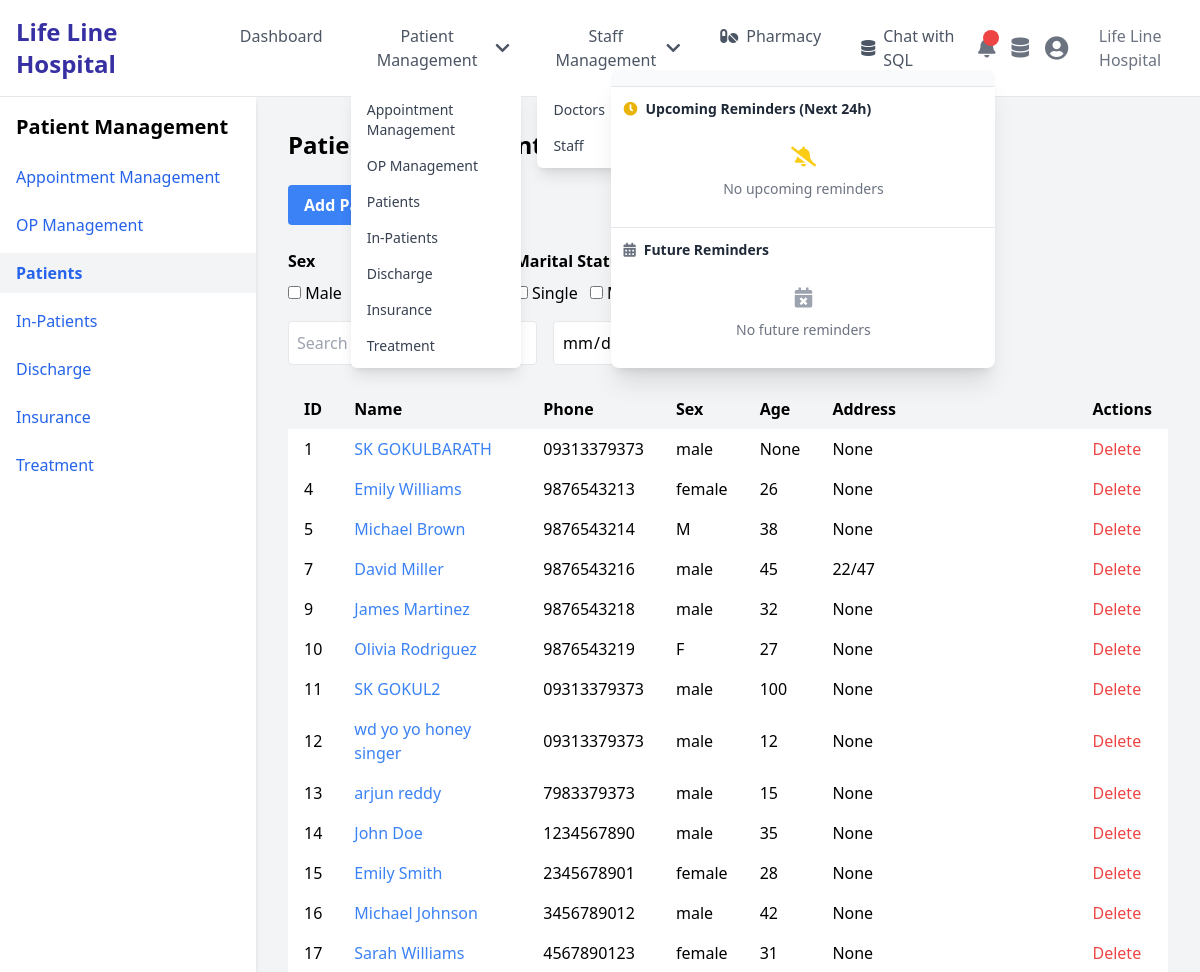
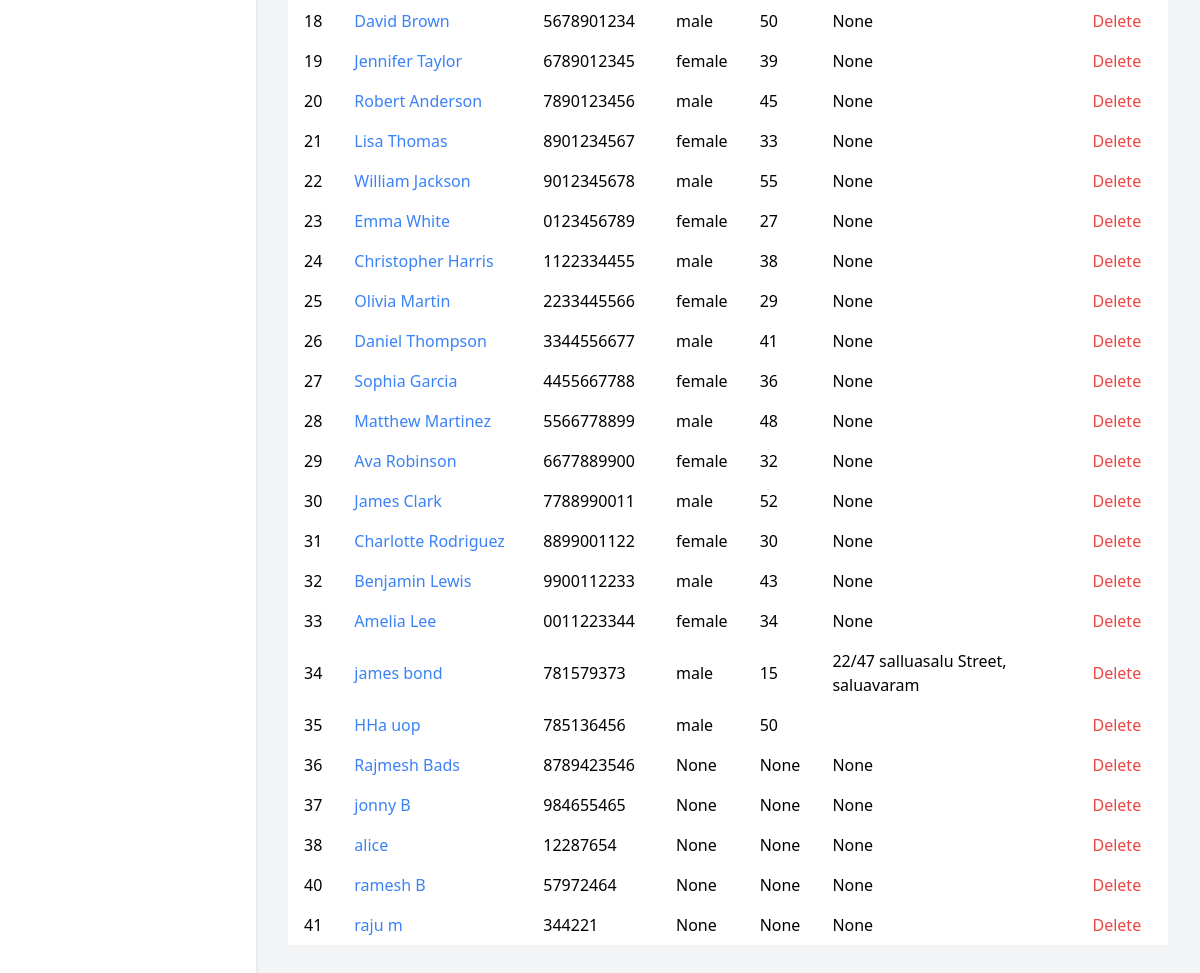
Page /patients on the committed database (2 pictures, top to bottom).
### app/models.py (models this page shows, shortened)
class Patient(db.Model):
    id = db.Column(db.Integer, primary_key=True)
    firstname = db.Column(db.String(100), nullable=False)
    lastname = db.Column(db.String(100), nullable=False)
    mobile = db.Column(db.String(20), nullable=False)
    alternate_mobile = db.Column(db.String(20))
    email = db.Column(db.String(120))
    sex = db.Column(db.String(10))  # Changed nullable to match the database
    age = db.Column(db.Integer)
    marital_status = db.Column(db.String(20))
    occupation = db.Column(db.String(100))
    blood_group = db.Column(db.String(5))
    emergency_contact_person = db.Column(db.String(100))
    emergency_contact_number = db.Column(db.String(20))
    emergency_contact_relation = db.Column(db.String(50))
    created_at = db.Column(db.DateTime, default=datetime.utcnow)  # Changed from registered_on to created_at
    address = db.Column(db.Text)  # Add this line

### app/routes.py (the view, shortened to what this page needs)
@main.route('/patients', methods=['GET', 'POST'])
def patients():
    if request.method == 'GET':
        sex = request.args.getlist('sex')
        marital_status = request.args.getlist('marital_status')
        search = request.args.get('search', '')
        start_date = request.args.get('start_date')
        end_date = request.args.get('end_date')
        query = Patient.query
        if sex:
            query = query.filter(Patient.sex.in_(sex))
        if marital_status:
            query = query.filter(Patient.marital_status.in_(marital_status))
        if search:
            query = query.filter(db.or_(
                Patient.firstname.ilike(f'%{search}%'),
                Patient.lastname.ilike(f'%{search}%'),
                Patient.mobile.ilike(f'%{search}%')
            ))
        if start_date:
            query = query.filter(Patient.created_at >= datetime.strptime(start_date, '%Y-%m-%d'))
        if end_date:
            query = query.filter(Patient.created_at <= datetime.strptime(end_date, '%Y-%m-%d'))
        patients = query.all()
        doctors = Doctor.query.all()
        if request.headers.get('X-Requested-With') == 'XMLHttpRequest':
            return jsonify([patient.to_dict() for patient in patients])
        else:
            return render_template('patients.html', patients=patients, doctors=doctors)

### app/templates/patients.html (shortened to what this page needs)
{% extends "base.html" %}
{% block content %}
<div class="flex">
    {% include 'patient_management_sidebar.html' %}
    <div class="flex-1 p-8 overflow-auto">
        <h1 class="text-2xl font-bold mb-6">Patient Management</h1>
        <div class="flex items-center mb-6">
            <button onclick="openPatientFormModal('add')" class="bg-blue-500 hover:bg-blue-700 text-white font-bold py-2 px-4 rounded mr-4">
                Add Patient
            </button>
        </div>
        <form id="filterForm" class="mb-6">
            <div class="flex space-x-4 mb-4">
                <div>
                    <label class="block mb-2 font-semibold">Sex</label>
                    <div class="space-x-2">
                        <label><input type="checkbox" name="sex" value="male"> Male</label>
                        <label><input type="checkbox" name="sex" value="female"> Female</label>
                        <label><input type="checkbox" name="sex" value="other"> Other</label>
                    </div>
                </div>
                <div>
                    <label class="block mb-2 font-semibold">Marital Status</label>
                    <div class="space-x-2">
                        <label><input type="checkbox" name="marital_status" value="single"> Single</label>
                        <label><input type="checkbox" name="marital_status" value="married"> Married</label>
                        <label><input type="checkbox" name="marital_status" value="divorced"> Divorced</label>
                        <label><input type="checkbox" name="marital_status" value="widowed"> Widowed</label>
                    </div>
                </div>
            </div>
            <div class="flex space-x-4">
                <button type="submit" class="bg-green-500 hover:bg-green-700 text-white font-bold py-2 px-4 rounded">Filter</button>
            </div>
        </form>
        <table class="min-w-full bg-white">
            <thead class="bg-gray-100">
                <tr>
                    <th class="py-2 px-4 text-left">ID</th>
                    <th class="py-2 px-4 text-left">Name</th>
                    <th class="py-2 px-4 text-left">Phone</th>
                    <th class="py-2 px-4 text-left">Sex</th>
                    <th class="py-2 px-4 text-left">Age</th>
                    <th class="py-2 px-4 text-left">Address</th>
                    <th class="py-2 px-4 text-left">Actions</th>
                </tr>
            </thead>
            <tbody id="patientsTableBody">
                {% for patient in patients %}
                <tr>
                    <td class="py-2 px-4">{{ patient.id }}</td>
                    <td class="py-2 px-4">
                        <div class="relative group">
                            <a href="#" onclick="openPatientDetailsModal({{ patient.id }}); return false;" class="text-blue-500 hover:underline">
                                {{ patient.firstname }} {{ patient.lastname }}
                            </a>
                        </div>
                    </td>
                    <td class="py-2 px-4">{{ patient.mobile }}</td>
                    <td class="py-2 px-4">{{ patient.sex }}</td>
                    <td class="py-2 px-4">{{ patient.age }}</td>
                    <td class="py-2 px-4">{{ patient.address }}</td>
                    <td class="py-2 px-4">
                        <button onclick="deletePatient({{ patient.id }})" class="text-red-500 hover:text-red-700">Delete</button>
                    </td>
                </tr>
                {% endfor %}
            </tbody>
        </table>
    </div>
</div>
{% endblock %}

### rows in the picture
Patient: id "1", firstname "SK", lastname "GOKULBARATH", mobile "09313379373", sex "male", age "None", address "None"
Patient: id "4", firstname "Emily", lastname "Williams", mobile "9876543213", sex "female", age "26", address "None"
Patient: id "5", firstname "Michael", lastname "Brown", mobile "9876543214", sex "M", age "38", address "None"
Patient: id "7", firstname "David", lastname "Miller", mobile "9876543216", sex "male", age "45", address "22/47"
Patient: id "9", firstname "James", lastname "Martinez", mobile "9876543218", sex "male", age "32", address "None"
Patient: id "10", firstname "Olivia", lastname "Rodriguez", mobile "9876543219", sex "F", age "27", address "None"
Patient: id "11", firstname "SK", lastname "GOKUL2", mobile "09313379373", sex "male", age "100", address "None"
Patient: id "12", firstname "wd", lastname "yo yo honey singer", mobile "09313379373", sex "male", age "12", address "None"
Patient: id "13", firstname "arjun", lastname "reddy", mobile "7983379373", sex "male", age "15", address "None"
Patient: id "14", firstname "John", lastname "Doe", mobile "1234567890", sex "male", age "35", address "None"
Patient: id "15", firstname "Emily", lastname "Smith", mobile "2345678901", sex "female", age "28", address "None"
Patient: id "16", firstname "Michael", lastname "Johnson", mobile "3456789012", sex "male", age "42", address "None"
Patient: id "17", firstname "Sarah", lastname "Williams", mobile "4567890123", sex "female", age "31", address "None"
Patient: id "18", firstname "David", lastname "Brown", mobile "5678901234", sex "male", age "50", address "None"
Patient: id "19", firstname "Jennifer", lastname "Taylor", mobile "6789012345", sex "female", age "39", address "None"
Patient: id "20", firstname "Robert", lastname "Anderson", mobile "7890123456", sex "male", age "45", address "None"
Patient: id "21", firstname "Lisa", lastname "Thomas", mobile "8901234567", sex "female", age "33", address "None"
Patient: id "22", firstname "William", lastname "Jackson", mobile "9012345678", sex "male", age "55", address "None"
Patient: id "23", firstname "Emma", lastname "White", mobile "0123456789", sex "female", age "27", address "None"
Patient: id "24", firstname "Christopher", lastname "Harris", mobile "1122334455", sex "male", age "38", address "None"
Patient: id "25", firstname "Olivia", lastname "Martin", mobile "2233445566", sex "female", age "29", address "None"
Patient: id "26", firstname "Daniel", lastname "Thompson", mobile "3344556677", sex "male", age "41", address "None"
Patient: id "27", firstname "Sophia", lastname "Garcia", mobile "4455667788", sex "female", age "36", address "None"
Patient: id "28", firstname "Matthew", lastname "Martinez", mobile "5566778899", sex "male", age "48", address "None"
Patient: id "29", firstname "Ava", lastname "Robinson", mobile "6677889900", sex "female", age "32", address "None"
Patient: id "30", firstname "James", lastname "Clark", mobile "7788990011", sex "male", age "52", address "None"
Patient: id "31", firstname "Charlotte", lastname "Rodriguez", mobile "8899001122", sex "female", age "30", address "None"
Patient: id "32", firstname "Benjamin", lastname "Lewis", mobile "9900112233", sex "male", age "43", address "None"
Patient: id "33", firstname "Amelia", lastname "Lee", mobile "0011223344", sex "female", age "34", address "None"
Patient: id "34", firstname "james", lastname "bond", mobile "781579373", sex "male", age "15", address "22/47 salluasalu Street, saluavaram"
Patient: id "35", firstname "HHa", lastname "uop", mobile "785136456", sex "male", age "50"
Patient: id "36", firstname "Rajmesh", lastname "Bads", mobile "8789423546", sex "None", age "None", address "None"
Patient: id "37", firstname "jonny", lastname "B", mobile "984655465", sex "None", age "None", address "None"
Patient: id "38", firstname "alice", mobile "12287654", sex "None", age "None", address "None"
Patient: id "40", firstname "ramesh", lastname "B", mobile "57972464", sex "None", age "None", address "None"
Patient: id "41", firstname "raju", lastname "m", mobile "344221", sex "None", age "None", address "None"
